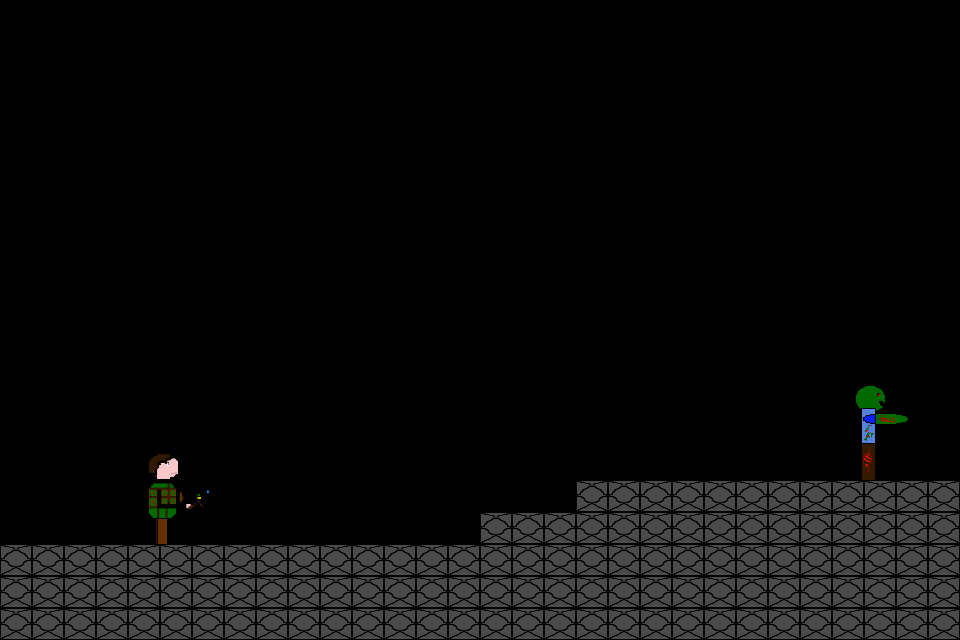

Rendered tile map (Tiled .tmx) drawn with the repository's tilesets; below, a short description and the full map source, tile grids included:
An orthogonal 30x20 tile map with 32x32 px tiles, 2 tile layers (Objects, Entities), 3 tilesets.

<map version="1.9" tiledversion="1.9.1" orientation="orthogonal" renderorder="right-down" width="30" height="20" tilewidth="32" tileheight="32" infinite="0" nextlayerid="3" nextobjectid="1">
 <tileset firstgid="1" source="Wall.tsx" />
 <tileset firstgid="2" source="../entities/Player.tsx" />
 <tileset firstgid="11" source="../entities/Zombie.tsx" />
 <layer id="1" name="Objects" width="30" height="20">
  <data encoding="csv">
0,0,0,0,0,0,0,0,0,0,0,0,0,0,0,0,0,0,0,0,0,0,0,0,0,0,0,0,0,0,
0,0,0,0,0,0,0,0,0,0,0,0,0,0,0,0,0,0,0,0,0,0,0,0,0,0,0,0,0,0,
0,0,0,0,0,0,0,0,0,0,0,0,0,0,0,0,0,0,0,0,0,0,0,0,0,0,0,0,0,0,
0,0,0,0,0,0,0,0,0,0,0,0,0,0,0,0,0,0,0,0,0,0,0,0,0,0,0,0,0,0,
0,0,0,0,0,0,0,0,0,0,0,0,0,0,0,0,0,0,0,0,0,0,0,0,0,0,0,0,0,0,
0,0,0,0,0,0,0,0,0,0,0,0,0,0,0,0,0,0,0,0,0,0,0,0,0,0,0,0,0,0,
0,0,0,0,0,0,0,0,0,0,0,0,0,0,0,0,0,0,0,0,0,0,0,0,0,0,0,0,0,0,
0,0,0,0,0,0,0,0,0,0,0,0,0,0,0,0,0,0,0,0,0,0,0,0,0,0,0,0,0,0,
0,0,0,0,0,0,0,0,0,0,0,0,0,0,0,0,0,0,0,0,0,0,0,0,0,0,0,0,0,0,
0,0,0,0,0,0,0,0,0,0,0,0,0,0,0,0,0,0,0,0,0,0,0,0,0,0,0,0,0,0,
0,0,0,0,0,0,0,0,0,0,0,0,0,0,0,0,0,0,0,0,0,0,0,0,0,0,0,0,0,0,
0,0,0,0,0,0,0,0,0,0,0,0,0,0,0,0,0,0,0,0,0,0,0,0,0,0,0,0,0,0,
0,0,0,0,0,0,0,0,0,0,0,0,0,0,0,0,0,0,0,0,0,0,0,0,0,0,0,0,0,0,
0,0,0,0,0,0,0,0,0,0,0,0,0,0,0,0,0,0,0,0,0,0,0,0,0,0,0,0,0,0,
0,0,0,0,0,0,0,0,0,0,0,0,0,0,0,0,0,0,0,0,0,0,0,0,0,0,0,0,0,0,
0,0,0,0,0,0,0,0,0,0,0,0,0,0,0,0,0,0,1,1,1,1,1,1,1,1,1,1,1,1,
0,0,0,0,0,0,0,0,0,0,0,0,0,0,0,1,1,1,1,1,1,1,1,1,1,1,1,1,1,1,
1,1,1,1,1,1,1,1,1,1,1,1,1,1,1,1,1,1,1,1,1,1,1,1,1,1,1,1,1,1,
1,1,1,1,1,1,1,1,1,1,1,1,1,1,1,1,1,1,1,1,1,1,1,1,1,1,1,1,1,1,
1,1,1,1,1,1,1,1,1,1,1,1,1,1,1,1,1,1,1,1,1,1,1,1,1,1,1,1,1,1
</data>
 </layer>
 <layer id="2" name="Entities" width="30" height="20">
  <data encoding="csv">
0,0,0,0,0,0,0,0,0,0,0,0,0,0,0,0,0,0,0,0,0,0,0,0,0,0,0,0,0,0,
0,0,0,0,0,0,0,0,0,0,0,0,0,0,0,0,0,0,0,0,0,0,0,0,0,0,0,0,0,0,
0,0,0,0,0,0,0,0,0,0,0,0,0,0,0,0,0,0,0,0,0,0,0,0,0,0,0,0,0,0,
0,0,0,0,0,0,0,0,0,0,0,0,0,0,0,0,0,0,0,0,0,0,0,0,0,0,0,0,0,0,
0,0,0,0,0,0,0,0,0,0,0,0,0,0,0,0,0,0,0,0,0,0,0,0,0,0,0,0,0,0,
0,0,0,0,0,0,0,0,0,0,0,0,0,0,0,0,0,0,0,0,0,0,0,0,0,0,0,0,0,0,
0,0,0,0,0,0,0,0,0,0,0,0,0,0,0,0,0,0,0,0,0,0,0,0,0,0,0,0,0,0,
0,0,0,0,0,0,0,0,0,0,0,0,0,0,0,0,0,0,0,0,0,0,0,0,0,0,0,0,0,0,
0,0,0,0,0,0,0,0,0,0,0,0,0,0,0,0,0,0,0,0,0,0,0,0,0,0,0,0,0,0,
0,0,0,0,0,0,0,0,0,0,0,0,0,0,0,0,0,0,0,0,0,0,0,0,0,0,0,0,0,0,
0,0,0,0,0,0,0,0,0,0,0,0,0,0,0,0,0,0,0,0,0,0,0,0,0,0,0,0,0,0,
0,0,0,0,0,0,0,0,0,0,0,0,0,0,0,0,0,0,0,0,0,0,0,0,0,0,0,0,0,0,
0,0,0,0,0,0,0,0,0,0,0,0,0,0,0,0,0,0,0,0,0,0,0,0,0,0,11,12,13,0,
0,0,0,0,0,0,0,0,0,0,0,0,0,0,0,0,0,0,0,0,0,0,0,0,0,0,14,15,16,0,
0,0,0,0,2,3,4,0,0,0,0,0,0,0,0,0,0,0,0,0,0,0,0,0,0,0,17,18,19,0,
0,0,0,0,5,6,7,0,0,0,0,0,0,0,0,0,0,0,0,0,0,0,0,0,0,0,0,0,0,0,
0,0,0,0,8,9,10,0,0,0,0,0,0,0,0,0,0,0,0,0,0,0,0,0,0,0,0,0,0,0,
0,0,0,0,0,0,0,0,0,0,0,0,0,0,0,0,0,0,0,0,0,0,0,0,0,0,0,0,0,0,
0,0,0,0,0,0,0,0,0,0,0,0,0,0,0,0,0,0,0,0,0,0,0,0,0,0,0,0,0,0,
0,0,0,0,0,0,0,0,0,0,0,0,0,0,0,0,0,0,0,0,0,0,0,0,0,0,0,0,0,0
</data>
 </layer>
</map>